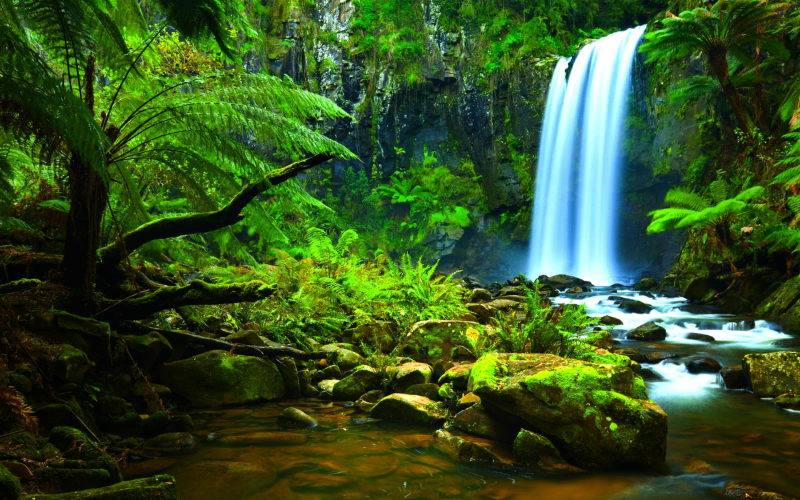
%> input picture assignment4/Amazon-Rainforest-Waterfalls.jpg, 1600 x 1000 px (shown at 1/2 size)
$ octave denoise.m   (GNU Octave 9; MATLAB toolbox functions it lacks are replaced by stand-ins)
%> lines starting %> are read from the running program, lines starting %| are printed output that depends on the picture
close all;
clc;
im=imread('Amazon-Rainforest-Waterfalls.jpg');
%> im is the input picture: size 1000x1600x3 uint8; mean R, G, B 53.9, 82.9, 33.1
imNoise = imnoise(im, 'gaussian',0, 0.005);
figure;
imshow(im);
title('Original Image');
figure;
imshow(imNoise);
title('Noisy Image');

[LL, LH, HL, HH]=dwt2(imNoise,'haar');

figure;
subplot(221);
imshow(uint8(LL));
title('LL band of Noisy image');
subplot(222);
imshow(uint8(LH));
title('LH band of Noisy image');
subplot(223);
imshow(uint8(HL));
title('HL band of Noisy image');
subplot(224);
imshow(uint8(HH));
title('HH band of Noisy image');

% apply hard threshold to 1st level detail wavelet coefficients
LH(LH < max(LH(:))*0.07) = 0;
HL(HL < max(HL(:))*0.07) = 0;
HH(HH < max(HH(:))*0.07) = 0;

% apply hard threshold to 2nd level detail wavetel coefficients
[LL2, LH2, HL2, HH2]=dwt2(HH,'haar');
LH2(LH2 < max(LH2(:))*0.01) = 0;
HL2(HL2 < max(HL2(:))*0.01) = 0;
HH2(HH2 < max(HH2(:))*0.05) = 0;

% apply hard threshold to 3rd level detail wavelet coefficients
[LL3, LH3, HL3, HH3]=dwt2(HH2,'haar');
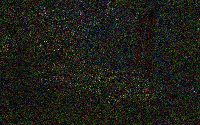
%> LL3: size 125x200x3 double; mean R, G, B 7.6, 7.8, 6.1; drawn with min black and max white
LH3(LH3 < max(LH3(:))*0.01) = 0;
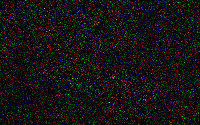
%> LH3: size 125x200x3 double; mean R, G, B 2.4, 2.4, 1.9; drawn with min black and max white
HL3(HL3 < max(HL3(:))*0.01) = 0;
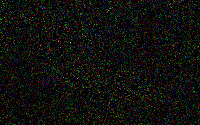
%> HL3: size 125x200x3 double; mean R, G, B 2.3, 2.4, 1.9; drawn with min black and max white
HH3(HH3 < max(HH3(:))*0.01) = 0;
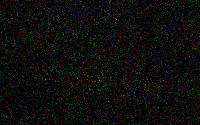
%> HH3: size 125x200x3 double; mean R, G, B 2.3, 2.4, 1.9; mean of the top-left, top-right, bottom-left and bottom-right quarters 2.3, 2.3, 2.1, 2.2; drawn with min black and max white


HH2 = idwt2(LL3, LH3, HL3, HH3,'haar');
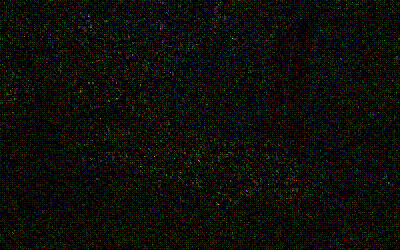
%> HH2: size 250x400x3 double; mean R, G, B 3.8, 3.9, 3; mean of the top-left, top-right, bottom-left and bottom-right quarters 3.8, 3.6, 3.3, 3.6; drawn with min black and max white
%HH2temp = idwt2(LL3, LH3, HL3, HH3,'haar');
%HH2 = imresize(HH2temp, [size(HH2, 1) size(HH2, 2)]);
HH = idwt2(LL2, LH2, HL2, HH2,'haar');
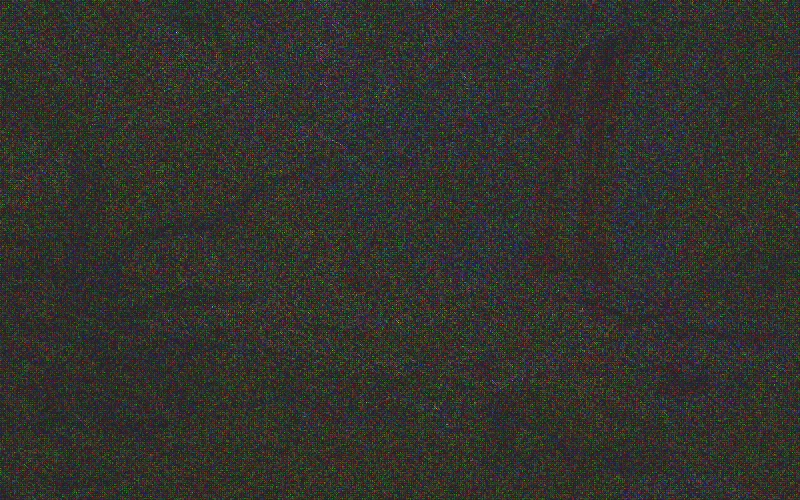
%> HH: size 500x800x3 double; mean R, G, B 6.3, 6.5, 4.8; mean of the top-left, top-right, bottom-left and bottom-right quarters 6.2, 6, 5.3, 5.9; drawn with min black and max white

X = idwt2(LL,LH, HL, HH, 'haar');
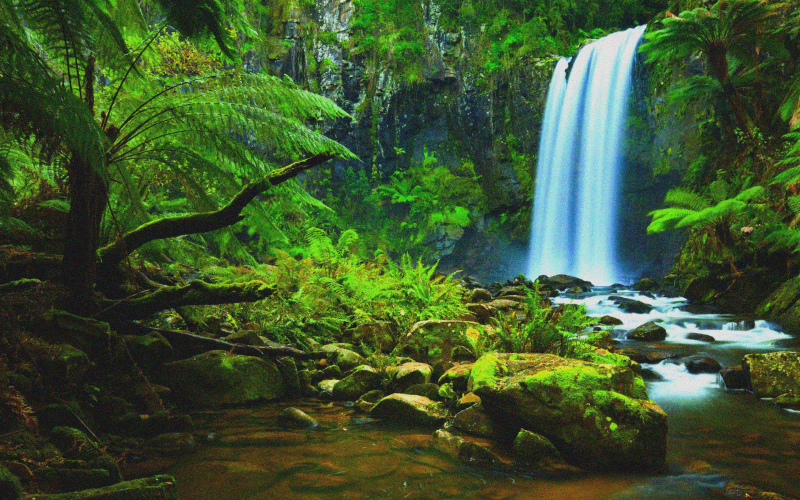
%> X: size 1000x1600x3 double (shown at 1/2 size); mean R, G, B 54.8, 83.2, 36.5; mean of the top-left, top-right, bottom-left and bottom-right quarters 55.3, 74.4, 35.7, 67.4; drawn with min black and max white
figure;
imshow(mat2gray(X));
title('Denoised Image');
